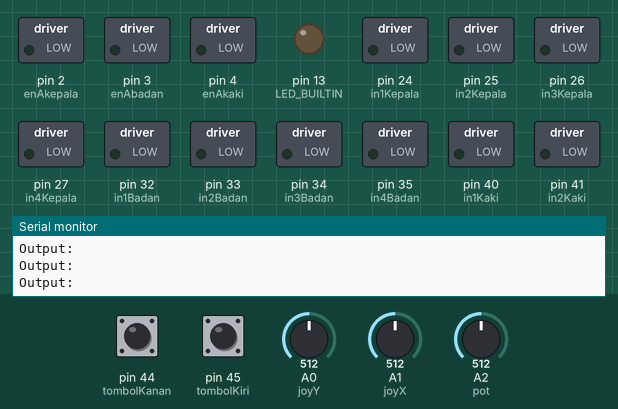
The sketch below on a simulated Arduino Mega 2560, built with avr-gcc and run on an emulated ATmega2560. Parts: switched loads named in the sketch (green lamp = pin HIGH), output pins drawn as LEDs (lit = HIGH), the last lines printed to the serial monitor. The inputs (shaded band) are chosen by the test bench; at power-on: pin 44 (tombolKanan) LOW, A0 (joyY) = 512, A1 (joyX) = 512, pin 45 (tombolKiri) LOW, A2 (pot) = 512. No radio packets arrive unless stated.

Above: at 1.2 s.
1.3 s: pin 44 (tombolKanan) pulled HIGH for 0.15 s
At 1.41 s:
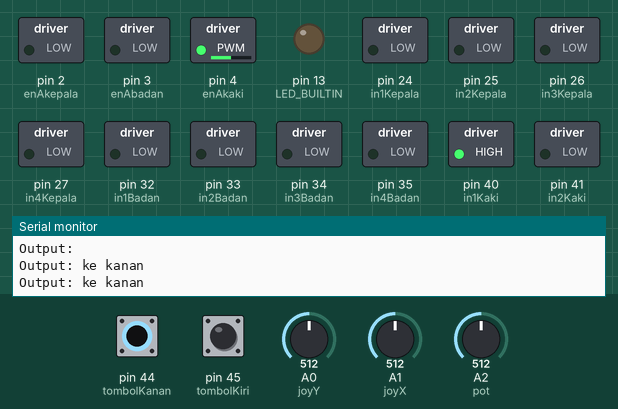
4.3 s: A0 (joyY) set to 541
7.3 s: A0 (joyY) set to 568
At 7.9 s:
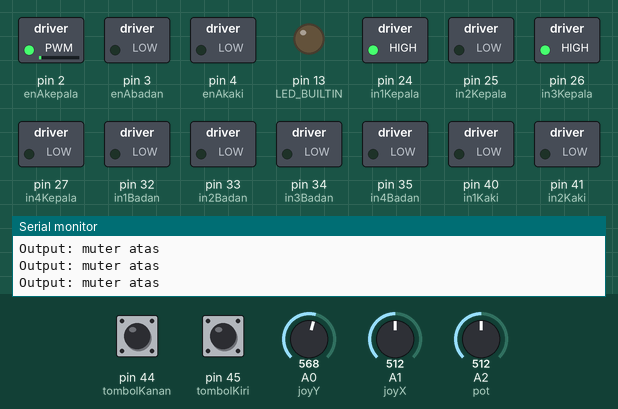
8.8 s: A1 (joyX) set to 534
11.8 s: A1 (joyX) set to 560
At 13.0 s:
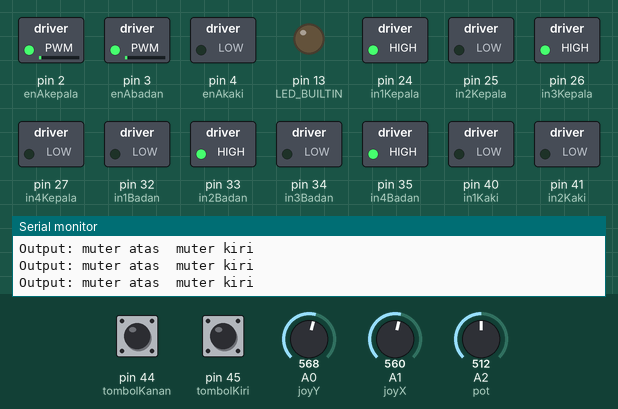
13.3 s: pin 45 (tombolKiri) pulled HIGH for 0.15 s
At 13.44 s:
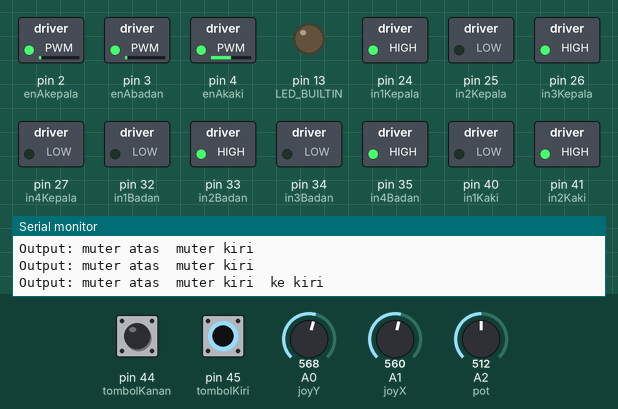
Timing chart, 0 to 16.3 s (numbered marks = the images above; inputs shaded):
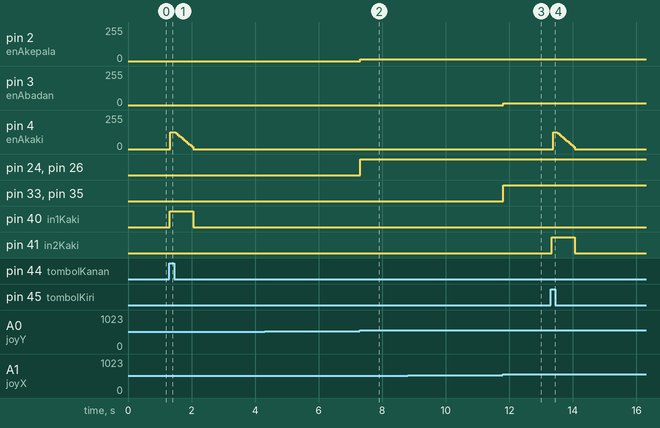

Measured:
- the behaviour switches between 551 and 552 on A0 (joyY) (found by bisection; images 1 and 2)
- the behaviour switches between 551 and 552 on A1 (joyX) (found by bisection; images 2 and 3)
- after the input at 1.3 s, pin 40 (in1Kaki): LOW → HIGH at once, → LOW 0.75 s later
- after the input at 7.3 s, pin 2 (enAkepala): 0/255 → 14/255 at once; pin 24 (in1Kepala), pin 26 (in3Kepala): LOW → HIGH at once
- after the input at 11.8 s, pin 3 (enAbadan): 0/255 → 12/255 at once; pin 33 (in2Badan), pin 35 (in4Badan): LOW → HIGH at once
- after the input at 13.3 s, pin 41 (in2Kaki): LOW → HIGH at once, → LOW 0.73 s later

The sketch:

Servo_Pan_Tilt_with_NRF.ino
```cpp
#include <SPI.h>
#include <nRF24L01.h>
#include <RF24.h>

//ini data yg didapat dari radio
int gotData[4] = {0};

//ini setting jadi receiver
const int pinCE = 7;
const int pinCSN = 8;
//RF24 wirelessSPI(pinCE, pinCSN);
RF24 radio(pinCE, pinCSN);
//const uint64_t pAddress = 0xB00B1E5000LL;
const byte pAddress[6] = "00001";

//ini define input joystick
#define joyX A1
#define joyY A0
int xValue,yValue,xValue2,yValue2;

//ini variabel untuk kontrol kecepatan motor
int enAkepala = 2,enBkepala = 2,enAbadan = 3,enBbadan = 3,enAkaki = 4;
int pot = A2,potValue,potValue2;


//ini define output joystick
int valueKepala,valueKepala2,valueBadan,valueBadan2;

//ini variabel untuk nyala matiin motor
int in1Kepala = 24,in2Kepala = 25,in3Kepala = 26,in4Kepala = 27;
int in1Badan = 32,in2Badan = 33,in3Badan = 34,in4Badan = 35;
int in1Kaki = 40,in2Kaki = 41;

//ini variabel untuk 2 tombol
int tombolKanan = 44, tombolKiri = 45;
int in1, in2;

//ini data hasil output sistem
int kepala, badan, kaki;


void setup() {
  // put your setup code here, to run once:

  /*setup NRF24L01*/
 radio.begin();
 //wirelessSPI.setAutoAck(1);
 //wirelessSPI.enableAckPayload();
 //wirelessSPI.setRetries(5,15);
 //wirelessSPI.openReadingPipe(1,pAddress);
 radio.openReadingPipe(0,pAddress);
 radio.setPALevel(RF24_PA_MIN);
 radio.startListening();
 //wirelessSPI.printDetails();

  Serial.begin(9600);

  pinMode(pot, INPUT);
  pinMode(tombolKanan, INPUT);
  pinMode(tombolKiri, INPUT);
  pinMode(enAkaki, OUTPUT);

  //select all the motor control pins to output
  pinMode(in1Kepala, OUTPUT);
  pinMode(in2Kepala, OUTPUT);
  pinMode(in3Kepala, OUTPUT);
  pinMode(in4Kepala, OUTPUT);
  pinMode(in1Badan, OUTPUT);
  pinMode(in2Badan, OUTPUT);
  pinMode(in3Badan, OUTPUT);
  pinMode(in4Badan, OUTPUT);
  pinMode(in1Kaki, OUTPUT);
  pinMode(in2Kaki, OUTPUT);

  //turn off motor - Initial state
  digitalWrite(in1Kepala, LOW);
  digitalWrite(in2Kepala, LOW);
  digitalWrite(in3Kepala, LOW);
  digitalWrite(in4Kepala, LOW);
  digitalWrite(in1Badan, LOW);
  digitalWrite(in2Badan, LOW);
  digitalWrite(in3Badan, LOW);
  digitalWrite(in4Badan, LOW);
  digitalWrite(in1Kaki, LOW);
  digitalWrite(in2Kaki, LOW);


  pinMode(LED_BUILTIN, OUTPUT);
  pinMode(potValue, OUTPUT);

}

int turnMotorKepala(int yValue2, int data2) {
  if(yValue2 >= 10 ) {
    digitalWrite(in1Kepala, HIGH);
    digitalWrite(in2Kepala, LOW);
    digitalWrite(in3Kepala, HIGH);
    digitalWrite(in4Kepala, LOW);
    analogWrite(enAkepala, yValue2);
    //analogWrite(enBkepala, yValue2);
    //Serial.print(yValue2);
    return 1;
  }
  else if(yValue2 <= -10) {
    digitalWrite(in1Kepala, LOW);
    digitalWrite(in2Kepala, HIGH);
    digitalWrite(in3Kepala, LOW);
    digitalWrite(in4Kepala, HIGH);
    analogWrite(enAkepala, yValue2*-1);
    //analogWrite(enBkepala, yValue2*-1);
    //Serial.print(yValue2*-1);
    return 2;
  }
  else if(data2 >= 10) {
    digitalWrite(in1Kepala, HIGH);
    digitalWrite(in2Kepala, LOW);
    digitalWrite(in3Kepala, HIGH);
    digitalWrite(in4Kepala, LOW);
    analogWrite(enAkepala, data2);
    //analogWrite(enBkepala, yValue2*-1);
    //Serial.print(yValue2*-1);
    return 1;
  }
  else if(data2 <= -10) {
    digitalWrite(in1Kepala, LOW);
    digitalWrite(in2Kepala, HIGH);
    digitalWrite(in3Kepala, LOW);
    digitalWrite(in4Kepala, HIGH);
    analogWrite(enAkepala, data2*-1);
    //analogWrite(enBkepala, yValue2*-1);
    //Serial.print(yValue2*-1);
    return 2;
  }

  else {
    while (yValue2 >= 10) {
      analogWrite(enAkepala, yValue2);
      yValue2 -= 10;
      delay(50);
    }
    while (yValue2 <= -10) {
      analogWrite(enAkepala, yValue2);
      yValue2 += 10;
      delay(50);
    }
    while (data2 >= 10) {
      analogWrite(enAkepala, data2);
      data2 -= 10;
      delay(50);
    }
    while (data2 <= -10) {
      analogWrite(enAkepala, data2);
      data2 += 10;
      delay(50);
    }

    digitalWrite(in1Kepala, LOW);
    digitalWrite(in2Kepala, LOW);
    digitalWrite(in3Kepala, LOW);
    digitalWrite(in4Kepala, LOW);
  }
  return 0;
  //Serial.println("motor diam");
}

int turnMotorBadan(int xValue2, int data3) {
    if(xValue2 >= 10 ) {
    digitalWrite(in1Badan, HIGH);
    digitalWrite(in2Badan, LOW);
    digitalWrite(in3Badan, HIGH);
    digitalWrite(in4Badan, LOW);
    analogWrite(enAbadan, xValue2);
    //analogWrite(enBbadan, xValue2);
    //Serial.print(xValue2);
    return 1;
  }
  else if(xValue2 <= -10) {
    digitalWrite(in1Badan, LOW);
    digitalWrite(in2Badan, HIGH);
    digitalWrite(in3Badan, LOW);
    digitalWrite(in4Badan, HIGH);
    analogWrite(enAbadan, xValue2*-1);
    //analogWrite(enBbadan, xValue2*-1);
    //Serial.print(xValue2*-1);
    return 2;
  }
  else if(data3 >= 10) {
    digitalWrite(in1Badan, HIGH);
    digitalWrite(in2Badan, LOW);
    digitalWrite(in3Badan, HIGH);
    digitalWrite(in4Badan, LOW);
    analogWrite(enAbadan, data3);
    //analogWrite(enBbadan, xValue2*-1);
    //Serial.print(xValue2*-1);
    return 1;
  }
  else if(data3 <= -10) {
    digitalWrite(in1Badan, LOW);
    digitalWrite(in2Badan, HIGH);
    digitalWrite(in3Badan, LOW);
    digitalWrite(in4Badan, HIGH);
    analogWrite(enAbadan, data3*-1);
    //analogWrite(enBbadan, xValue2*-1);
    //Serial.print(xValue2*-1);
    return 2;
  }
  else {
    while (xValue2 >= 10) {
      analogWrite(enAbadan, xValue2);
      xValue2 -= 10;
      delay(50);
    }
    while (xValue2 <= -10) {
      analogWrite(enAbadan, xValue2);
      xValue2 += 10;
      delay(50);
    }
    while (data3 >= 10) {
      analogWrite(enAbadan, data3);
      data3 -= 10;
      delay(50);
    }
    while (data3 <= -10) {
      analogWrite(enAbadan, data3);
      data3 += 10;
      delay(50);
    }

    digitalWrite(in1Badan, LOW);
    digitalWrite(in2Badan, LOW);
    digitalWrite(in3Badan, LOW);
    digitalWrite(in4Badan, LOW);
  }
  return 0;
}

int turnMotorKaki(int in1, int in2, int PWM, int data0, int data1) {
  if(digitalRead(in1) == HIGH && digitalRead(in2) == LOW ) {
    digitalWrite(in1Kaki, HIGH);
    digitalWrite(in2Kaki, LOW);
    analogWrite(enAkaki, PWM);
    return 1;
  }
  else if(digitalRead(in1) == LOW && digitalRead(in2) == HIGH) {
    digitalWrite(in1Kaki, LOW);
    digitalWrite(in2Kaki, HIGH);
    analogWrite(enAkaki, PWM);
    return 2;
  }
  else if(data0 == 2) {
    digitalWrite(in1Kaki, HIGH);
    digitalWrite(in2Kaki, LOW);
    analogWrite(enAkaki, data1);
    return 1;
  }
  else if(data0 == 1) {
    digitalWrite(in1Kaki, LOW);
    digitalWrite(in2Kaki, HIGH);
    analogWrite(enAkaki, data1);
    return 2;
  }
  else {
    while(PWM >= 10) {
        analogWrite(enAkaki, PWM);
        PWM -= 10;
        delay(50);
    }

    digitalWrite(in1Kaki, LOW);
    digitalWrite(in2Kaki, LOW);
    analogWrite(enAkaki, LOW);
  }
  return 0;
}

void displayOutput(int kepala, int badan, int kaki) {
  Serial.print("Output: ");
  if(kepala == 1) Serial.print("muter atas  ");
  if(kepala == 2) Serial.print("muter bawah  ");
  if(badan == 1) Serial.print("muter kanan  ");
  if(badan == 2) Serial.print("muter kiri  ");
  if(kaki == 1) Serial.print("ke kanan  ");
  if(kaki == 2) Serial.print("ke kiri  ");
  Serial.println("");
}

void loop() {
  // put your main code here, to run repeatedly:


  //ini buat nerima data dari NRF
   if(radio.available()){
    radio.read( &gotData, sizeof(gotData) );
    //Serial.print("Recieved data:");
    //Serial.println("");
    for (byte i=0; i<4; i++){
      //Serial.println(gotData[i]);
    }
    //Serial.println();
   }


  //olah joystick input
  xValue = analogRead(joyX);
  yValue = analogRead(joyY);
  yValue2 = map(yValue, 0,1023,-127.5,127.5);
  xValue2 = map(xValue, 0,1023,127.5 ,-127.5);

  //olah varistor input

  //int potValue3;

  //hasil output dari input joystick
  //yValue untuk kepala, xValue untuk badan


  kaki = turnMotorKaki(tombolKanan, tombolKiri, potValue2, gotData[0], gotData[1]);
  if(digitalRead(tombolKanan) == HIGH || digitalRead(tombolKiri) == HIGH) {
    potValue = analogRead(pot);
    potValue2 = map(potValue, 0,1023,0,255);
  }

  else if(digitalRead(tombolKanan) == LOW && digitalRead(tombolKiri) == LOW) {
    potValue2 = 0;
  }

  kepala = turnMotorKepala(yValue2, gotData[3]);
  badan = turnMotorBadan(xValue2, gotData[2]);


  displayOutput(kepala, badan, kaki);
  /*
  analogWrite(LED_BUILTIN, value2);
  analogWrite(potValue, value2);
  Serial.println(value2);
  if(Serial.available()) {
    serial = Serial.read();
    if(serial == '1') {
      digitalWrite(52, HIGH);
      digitalWrite(53, LOW);
      Serial.print("right");
    }
    if(serial == '2') {
      digitalWrite(52, LOW);
      digitalWrite(53, HIGH);
      Serial.print("left");
    }
  }
  delay(100);
  */

}
```
